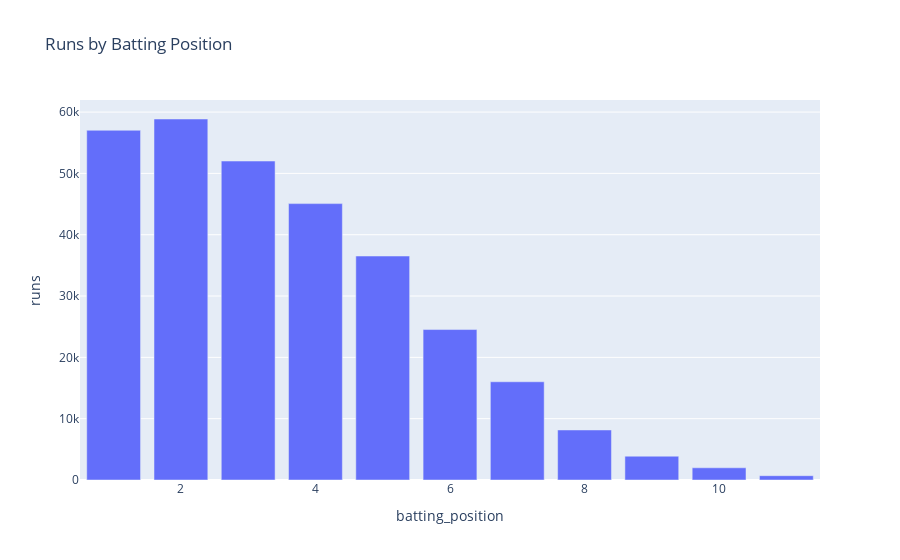

The notebook cell this image was saved under:
### Code cell
import plotly.express  as px
fig=px.bar(grouped_df,x='batting_position',y='runs',title='Runs by Batting Position')
fig.show()

### Figure 1 — Plotly figure (JSON) as saved in the notebook; plotly's stock layout.template omitted (floating-point values rounded to 4 significant figures)
{"data": [{"alignmentgroup": "True", "hovertemplate": "batting_position=%{x}<br>runs=%{y}<extra></extra>", "legendgroup": "", "marker": {"color": "#636efa", "pattern": {"shape": ""}}, "name": "", "offsetgroup": "", "orientation": "v", "showlegend": false, "textposition": "auto", "type": "bar", "x": [1, 2, 3, 4, 5, 6, 7, 8, 9, 10, 11], "xaxis": "x", "y": [57032, 58871, 52014, 45071, 36526, 24533, 16019, 8159, 3882, 1991, 703], "yaxis": "y"}], "layout": {"barmode": "relative", "legend": {"tracegroupgap": 0}, "title": {"text": "Runs by Batting Position"}, "xaxis": {"anchor": "y", "domain": [0, 1], "title": {"text": "batting_position"}}, "yaxis": {"anchor": "x", "domain": [0, 1], "title": {"text": "runs"}}}}
